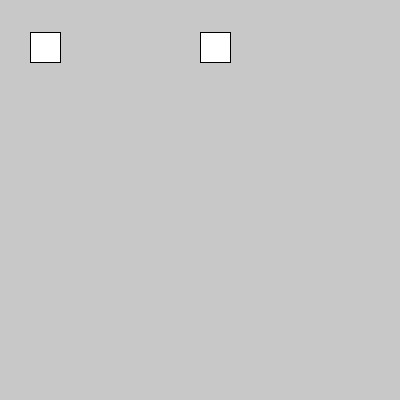
Frame 1 (no input)
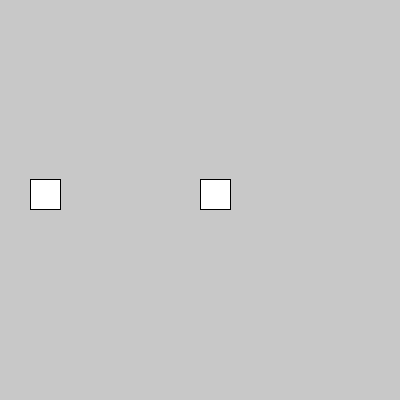
Frame 60 (the mouse pressed at the canvas centre just before this capture)
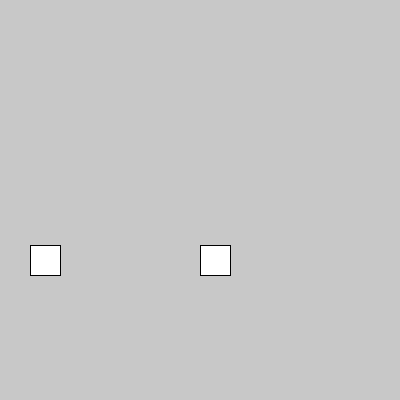
Frame 120 (the mouse held since frame 60 and released just before this capture)

The Processing sketch that drew these frames (run headless with seeded random() and noise(); from frame 60 on, the mouse is pressed at the canvas centre):

// Processing sketch: processing_74933
// ── processing_74933.pde

float my_float;
Rectangle pick_rectangle;
Rectangle square2;

void setup() {
  size(400, 400);

  pick_rectangle= new Rectangle();
  square2 = new Rectangle();
  square2.rect_x=200;
 
}

void draw() {
  background(200);
  pick_rectangle.move_rect();
  pick_rectangle.draw_rect();
  
  square2.move_rect();
  square2.draw_rect();
}
class Rectangle {
  float rect_x;
  float rect_y;

  float rect_xspeed;
  float rect_yspeed;

  Rectangle() { //constructor statement
    rect_x= 30;
    rect_y=30;

    rect_xspeed = 0;
    rect_yspeed = 2;
  } //end rectangle class
  
  void draw_rect() {
    rect(rect_x, rect_y, 30, 30);
  }

  void move_rect() {
    rect_y = rect_y + rect_yspeed;
    rect_yspeed = rect_yspeed + .3;
    if (rect_y > height - 30) {
      rect_yspeed = rect_yspeed * -1;
      rect_yspeed = rect_yspeed * .9;
      rect_y=height - 30;
    };
  }
}
